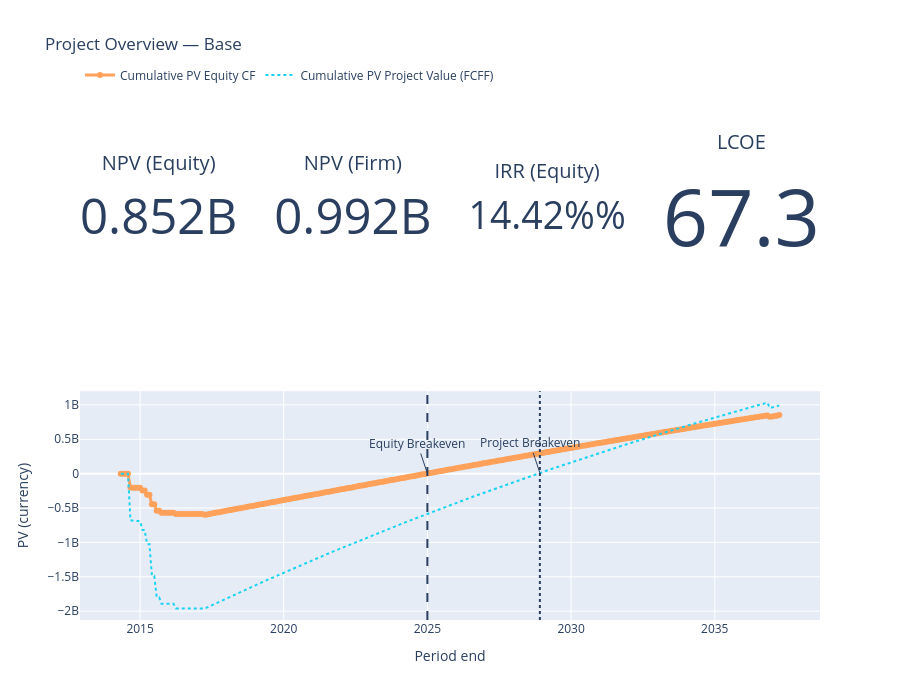
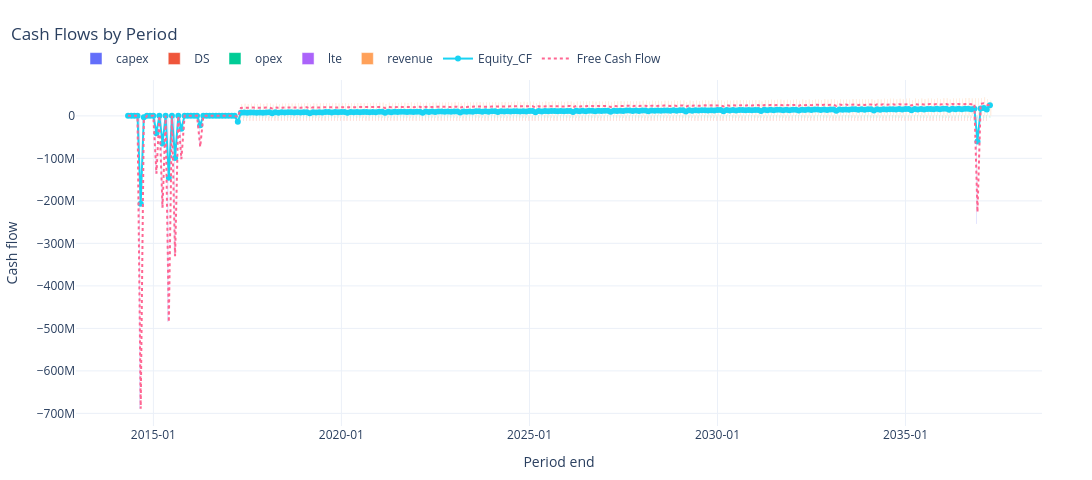
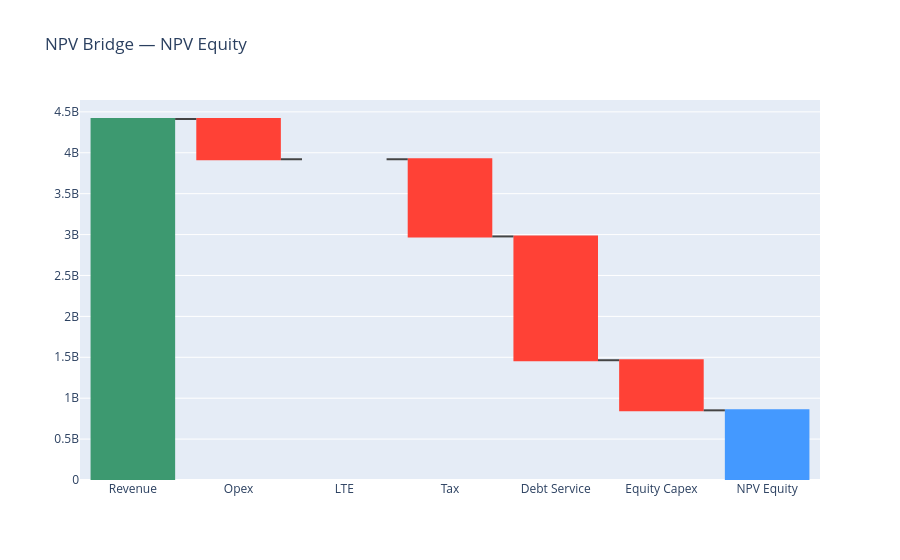
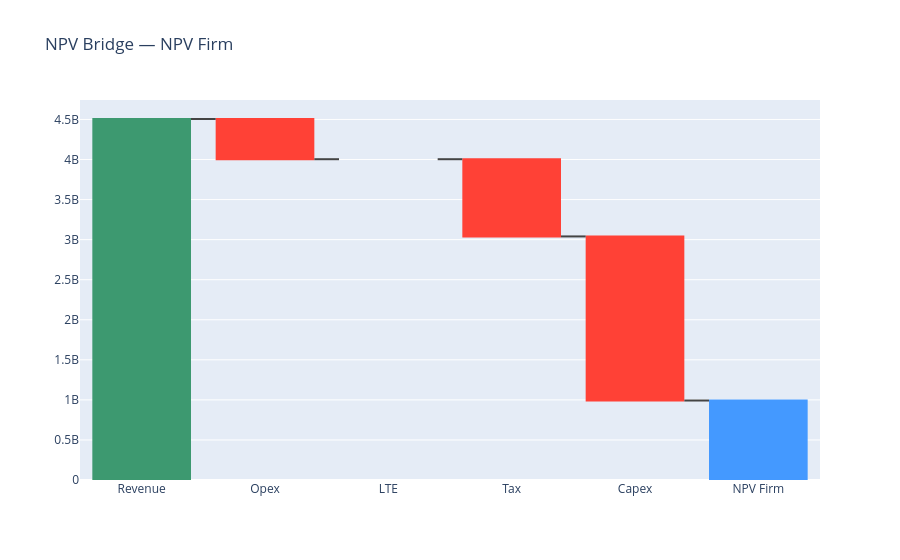

The notebook cell these images were saved under, in order:
### Markdown cell above
## WISER CAPEX Study

### Code cell
from pathlib import Path
import sys

# --- paths & imports ---------------------------------------------------------

PROJECT_ROOT = Path.cwd().parent   # 
sys.path.append(str(PROJECT_ROOT))

from core.Simulation import build_experiment

LIBRARY_PATH = PROJECT_ROOT / "examples" / "Inputs" / "HKN"
RESULT_DIR   = PROJECT_ROOT / "results"


# --- simulation config -------------------------------------------------------

# Toggle which modules to run, dashboards, result collection, etc.
# (Adjust flags / keys to match your setup if they differ.)
sim_cfg = {
    "run_marketenv": True,
    "run_metenv": False,
    "run_capex": True,
    "capex_dashboard": False, # set to false to disable the dashboard
    "run_opex": True,
    "opex_dashboard": False, # set to false to disable the dashboard
    "run_lifetime_extension": False,
    "run_revenue": True,
    "run_valuation": True,
    "valuation_dashboard": True, # set to false to disable the dashboard
    "collect_results": True,
}

    # ---------------------------------------------------------------------
    # Design of Experiments: Failure-rate epistemic Gamma(CV) scenarios
    # ---------------------------------------------------------------------
parameter_space = {
# Flattened: CAPEX_overrides -> Capex_inputFiles -> PA
    "CAPEX_overrides.Capex_inputFiles.PA": [
        "CAPEX.yaml",
        "CAPEX.yaml",
        "CAPEX.yaml",
        "CAPEX.yaml",
    ],

    # Same for materials
    "CAPEX_overrides.Material_inputFiles.MD": [
        "Commodity_Params.yaml",
        "Commodity_Params_Minimum.yaml",
        "Commodity_Params_Moderate.yaml",
        "Commodity_Params_Substantial.yaml",
    ],

    # Optional scenario label                                                                                               
    "Scenario.name": [
        "Baseline",
        "SC1 Minimal Risk",
        "SC2 Moderate Risk",
        "SC3 Substantial Risk",
    ],

    "FINEX_overrides.finex_input.FINEX.WACC.flag_fixed_WACC": [False, True, True, True],
    "FINEX_overrides.finex_input.FINEX.WACC.WACC_annual":     [0.052, 0.038, 0.052, 0.067]
}



    # --- zip groups: bind CAPEX + Material (+ Scenario.name) together ------------

zip_groups = {
    "macro_scenarios": [
        "CAPEX_overrides.Capex_inputFiles.PA",
        "CAPEX_overrides.Material_inputFiles.MD",
        "Scenario.name",
        "FINEX_overrides.finex_input.FINEX.WACC.flag_fixed_WACC",
        "FINEX_overrides.finex_input.FINEX.WACC.WACC_annual",
    ]
}

# --- build + run experiment -----------------------------------------------

exp = build_experiment(
    library_path=str(LIBRARY_PATH),
    base_config_path="Config.yaml",        
    simulation_config=sim_cfg,             
    parameter_space=parameter_space,       
    base_seed=42,                          
    replicates=1, # This are the Monte Carlo replicates per param set. We can run this on the cluster for more samples.                        
    name="CAPEX_Uncertainty",              
    result_directory=str(RESULT_DIR),
    zip_groups=zip_groups,                 
)

# Run the full sweep – returns a DataFrame of run metadata

exp.run()

### Figure 1 — Plotly figure (JSON) as saved in the notebook; plotly's stock layout.template omitted (floating-point values rounded to 4 significant figures; data arrays with more than 128 entries replaced by an {"elided": "..."} marker saying what was removed)
{"data": [{"domain": {"x": [0, 0.2125], "y": [0.56, 1]}, "mode": "number", "title": {"text": "NPV (Equity)"}, "type": "indicator", "value": 851600000.0}, {"domain": {"x": [0.2625, 0.475], "y": [0.56, 1]}, "mode": "number", "title": {"text": "NPV (Firm)"}, "type": "indicator", "value": 992100000.0}, {"domain": {"x": [0.525, 0.7375], "y": [0.56, 1]}, "mode": "number", "number": {"suffix": "%", "valueformat": ".2%"}, "title": {"text": "IRR (Equity)"}, "type": "indicator", "value": 0.1442}, {"domain": {"x": [0.7875, 1], "y": [0.56, 1]}, "mode": "number", "title": {"text": "LCOE"}, "type": "indicator", "value": 67.33}, {"line": {"width": 3}, "mode": "lines+markers", "name": "Cumulative PV Equity CF", "type": "scatter", "x": {"elided": "276 str values"}, "xaxis": "x", "y": {"elided": "276 float values"}, "yaxis": "y"}, {"line": {"dash": "dot", "width": 2}, "mode": "lines", "name": "Cumulative PV Project Value (FCFF)", "type": "scatter", "x": {"elided": "276 str values"}, "xaxis": "x", "y": {"elided": "276 float values"}, "yaxis": "y"}], "layout": {"annotations": [{"showarrow": true, "text": "Equity Breakeven", "x": "2024-12-31T00:00:00", "xref": "x", "y": 2244000.0, "yref": "y"}, {"showarrow": true, "text": "Project Breakeven", "x": "2028-11-30T00:00:00", "xref": "x", "y": 10790000.0, "yref": "y"}], "height": 700, "hovermode": "x unified", "legend": {"orientation": "h", "y": 1.02, "yanchor": "bottom"}, "shapes": [{"line": {"dash": "dash"}, "type": "line", "x0": "2024-12-31T00:00:00", "x1": "2024-12-31T00:00:00", "xref": "x", "y0": 0, "y1": 1, "yref": "y domain"}, {"line": {"dash": "dot"}, "type": "line", "x0": "2028-11-30T00:00:00", "x1": "2028-11-30T00:00:00", "xref": "x", "y0": 0, "y1": 1, "yref": "y domain"}], "title": {"text": "Project Overview — Base"}, "xaxis": {"anchor": "y", "domain": [0, 1], "title": {"text": "Period end"}}, "yaxis": {"anchor": "x", "domain": [0, 0.44], "title": {"text": "PV (currency)"}}}}

### Figure 2 — Plotly figure (JSON) as saved in the notebook; plotly's stock layout.template omitted (floating-point values rounded to 4 significant figures; data arrays with more than 128 entries replaced by an {"elided": "..."} marker saying what was removed)
{"data": [{"hovertemplate": "%{x|%Y-%m-%d}<br>capex: %{y:,.0f}<extra></extra>", "name": "capex", "offsetgroup": "0", "type": "bar", "x": {"elided": "276 str values"}, "xaxis": "x", "y": {"elided": "276 float values"}, "yaxis": "y"}, {"hovertemplate": "%{x|%Y-%m-%d}<br>DS: %{y:,.0f}<extra></extra>", "name": "DS", "offsetgroup": "1", "type": "bar", "x": {"elided": "276 str values"}, "xaxis": "x", "y": {"elided": "276 float values"}, "yaxis": "y"}, {"hovertemplate": "%{x|%Y-%m-%d}<br>opex: %{y:,.0f}<extra></extra>", "name": "opex", "offsetgroup": "2", "type": "bar", "x": {"elided": "276 str values"}, "xaxis": "x", "y": {"elided": "276 float values"}, "yaxis": "y"}, {"hovertemplate": "%{x|%Y-%m-%d}<br>lte: %{y:,.0f}<extra></extra>", "name": "lte", "offsetgroup": "3", "type": "bar", "x": {"elided": "276 str values"}, "xaxis": "x", "y": {"elided": "276 float values"}, "yaxis": "y"}, {"hovertemplate": "%{x|%Y-%m-%d}<br>revenue: %{y:,.0f}<extra></extra>", "name": "revenue", "offsetgroup": "4", "type": "bar", "x": {"elided": "276 str values"}, "xaxis": "x", "y": {"elided": "276 float values"}, "yaxis": "y"}, {"hovertemplate": "Equity_CF: %{y:,.0f}<extra></extra>", "line": {"width": 2}, "mode": "lines+markers", "name": "Equity_CF", "type": "scatter", "x": {"elided": "276 str values"}, "xaxis": "x", "y": {"elided": "276 float values"}, "yaxis": "y"}, {"hovertemplate": "FCF: %{y:,.0f}<extra></extra>", "line": {"dash": "dot", "width": 2}, "mode": "lines", "name": "Free Cash Flow", "type": "scatter", "x": {"elided": "276 str values"}, "xaxis": "x", "y": {"elided": "276 float values"}, "yaxis": "y"}], "layout": {"barmode": "group", "height": 480, "hovermode": "x unified", "legend": {"orientation": "h", "x": 0, "xanchor": "left", "y": 1.02, "yanchor": "bottom"}, "margin": {"b": 50, "l": 50, "r": 50, "t": 80}, "title": {"text": "Cash Flows by Period", "x": 0.01}, "width": 1400, "xaxis": {"anchor": "y", "domain": [0, 1], "showgrid": true, "tickformat": "%Y-%m", "title": {"text": "Period end"}}, "yaxis": {"anchor": "x", "domain": [0, 1], "title": {"text": "Cash flow"}, "zeroline": true, "zerolinewidth": 1}}}

### Figure 3 — Plotly figure (JSON) as saved in the notebook; plotly's stock layout.template omitted (floating-point values rounded to 4 significant figures)
{"data": [{"measure": ["relative", "relative", "relative", "relative", "relative", "relative", "total"], "type": "waterfall", "x": ["Revenue", "Opex", "LTE", "Tax", "Debt Service", "Equity Capex", "NPV Equity"], "y": [4413000000.0, -492100000.0, 0, -943400000.0, -1513000000.0, -612500000.0, 851600000.0]}], "layout": {"title": {"text": "NPV Bridge — NPV Equity"}}}

### Figure 4 — Plotly figure (JSON) as saved in the notebook; plotly's stock layout.template omitted (floating-point values rounded to 4 significant figures)
{"data": [{"measure": ["relative", "relative", "relative", "relative", "relative", "total"], "type": "waterfall", "x": ["Revenue", "Opex", "LTE", "Tax", "Capex", "NPV Firm"], "y": [4506000000.0, -501800000.0, 0, -963900000.0, -2048000000.0, 992100000.0]}], "layout": {"title": {"text": "NPV Bridge — NPV Firm"}}}
